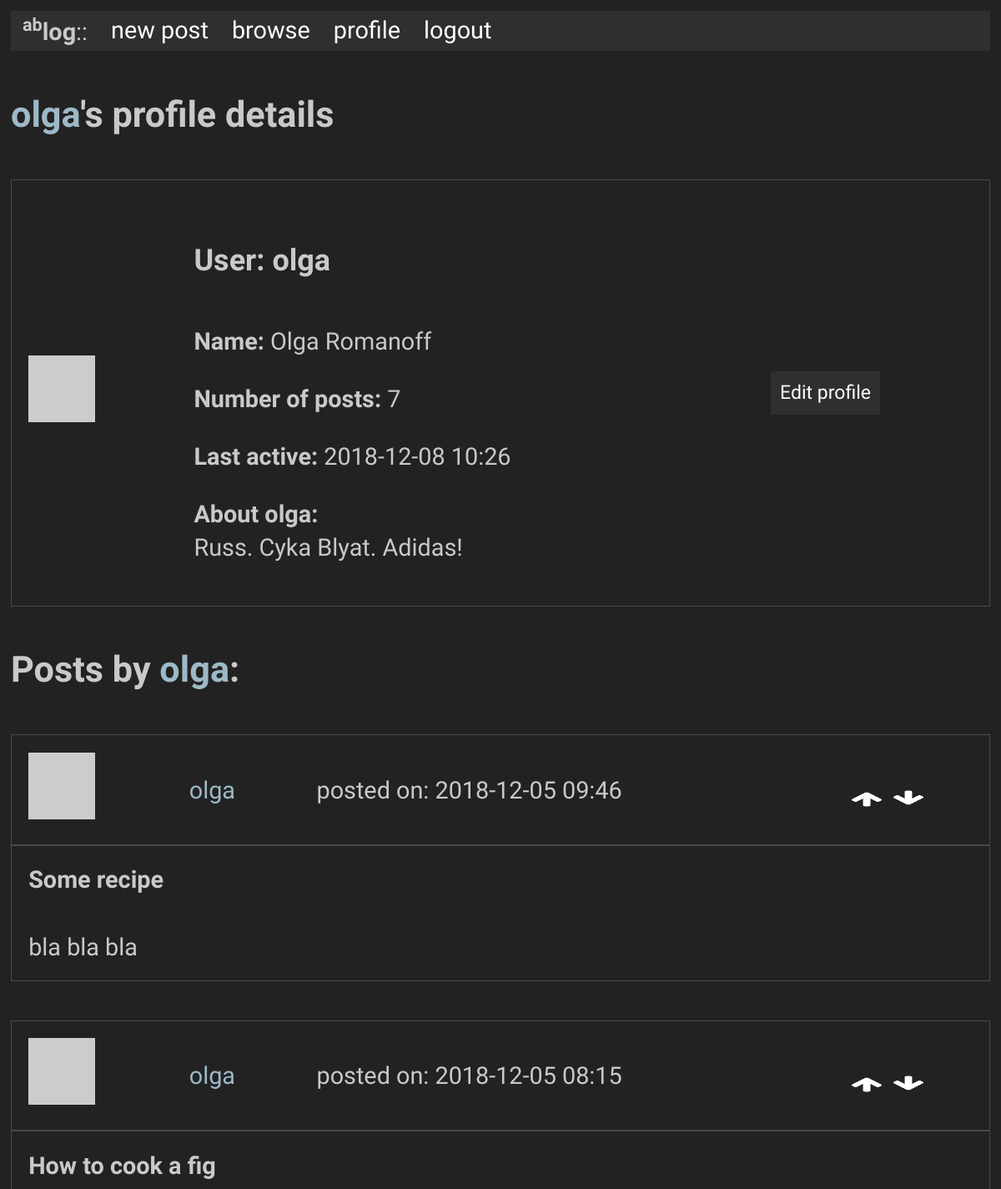
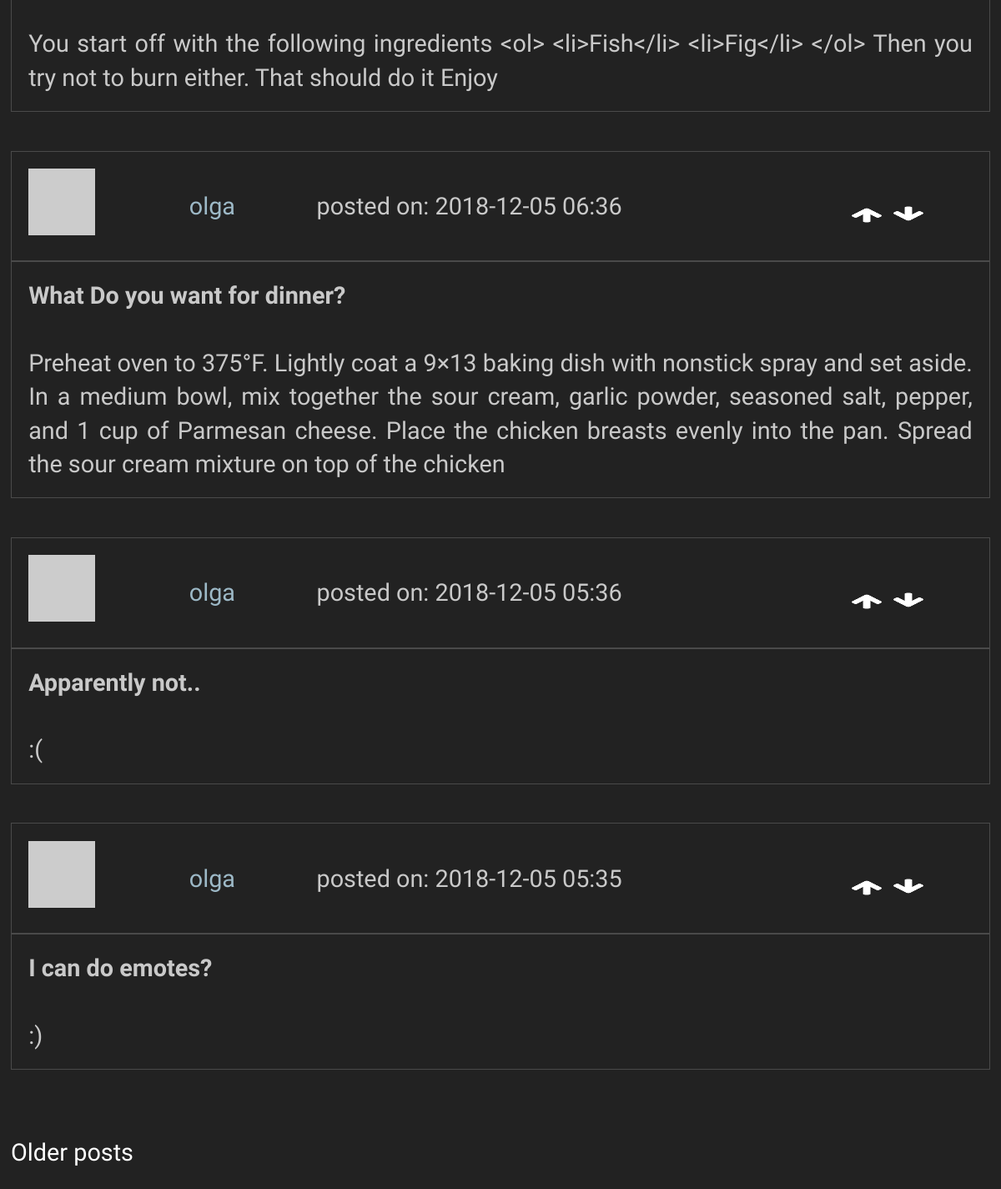
Page /user/olga (signed in) on the committed database (2 pictures, top to bottom).
### app/models.py (models this page shows, shortened)
class User(UserMixin, db.Model):
    id            = db.Column(db.Integer, primary_key = True)
    username      = db.Column(db.String(64), index = True, unique = True)
    full_name     = db.Column(db.String(80), index = True)
    email         = db.Column(db.String(128), index = True, unique = True)
    password_hash = db.Column(db.String(128))
    posts         = db.relationship('Post', backref = 'author', lazy = 'dynamic')
    about_me      = db.Column(db.String(50))
    last_seen     = db.Column(db.DateTime, default=datetime.utcnow)
    """
    Generates password hash from password string
    """
    """
    Checks if provided password matches self.password_hash
    """
    """
    Fetches generated avatar from gravatar from hash, which is generated from email
    """
    def avatar(self, size = 64):
        digest = md5(self.email.lower().encode('utf-8')).hexdigest()
        return('https://gravatar.com/avatar/{}?d=retro&s={}'.format(digest, size))

class Post(db.Model):
    __searchable__  = ['title', 'body']
    id              = db.Column(db.Integer, primary_key = True)
    title           = db.Column(db.String(40))
    body            = db.Column(db.String(100))
    timestamp       = db.Column(db.DateTime, index = True, default = datetime.utcnow)
    user_id         = db.Column(db.Integer, db.ForeignKey('user.id'))

### app/routes.py (the view)
@app.route('/user/<username>')
@login_required
def user(username):
    page        = request.args.get('page', 1, type = int)
    user        = User.query.filter_by(username = username).first_or_404()
    posts       = Post.query.filter_by(user_id = user.id).order_by(Post.timestamp.desc())
    n_posts     = posts.count()
    posts       = posts.paginate(page, app.config['POSTS_PER_PAGE'], False)
    next_url    = url_for('user', username = username, page = posts.next_num) if posts.has_next else None
    prev_url    = url_for('user', username = username, page = posts.prev_num) if posts.has_prev else None
    return(render_template('user.html', user = user, posts = posts.items, n_posts = n_posts, next_url = next_url, prev_url = prev_url))

### app/__init__.py (called while the page is built)
@app.template_filter('castdate')
def cast_date(dt):
    return(dt.strftime('%Y-%m-%d %H:%M'))

### app/models.py (called while the page is built)
@login.user_loader
def load_user(id):
    return User.query.get(int(id))

### app/routes.py (called while the page is built)
@app.before_request
def before_request():
    if current_user.is_authenticated:
        current_user.last_seen = datetime.utcnow()
        db.session.commit()

### app/templates/user.html
{% extends "base.html" %}
{% from "_post.html" import render_post %}
{% from "_pagination.html" import render_pageset %}
{% block content %}
<h4><a id='inline-hyper' href="{{ url_for('user', username=user.username) }}">{{ user.username }}</a>'s profile details</h4>
  <table>
    <tr>
      <td valign="center"><img src="{{ user.avatar(228) }}"></td>
      <td>
        <h5>User: {{ user.username }}</h5>
        {% if user.full_name %}<p><b>Name:</b> {{ user.full_name }}</p>{% endif %}
        <p><b>Number of posts:</b> {{ n_posts }}</p>
        {% if user.last_seen %}<p><b>Last active:</b> {{ user.last_seen | castdate }}</p>{% endif %}
        {% if user.about_me %}<p><b>About {{ user.username }}:</b> <br>{{ user.about_me }}</p>{% endif %}
      </td>
      <td>
        {% if user == current_user %}
        <div class="button"><a href="{{ url_for('edit_profile') }}">Edit profile</a></div>
        {% endif %}
      </td>
    </tr>
  </table>
  <h4> Posts by <a id='inline-hyper' href="{{ url_for('user', username=user.username) }}">{{ user.username }}</a>:</h4>
  {% for post in posts %}
      {{ render_post(post) }}
  {% endfor %}
  {{ render_pageset(prev_url, next_url)}}
{% endblock %}

### app/templates/base.html (shortened to what this page needs)
<!doctype html>
<link rel="stylesheet" href="{{ url_for('static', filename='style.css') }}">
<html>
    <head>
    </head>
    <body>
      <ul>
        <li><b><sup>ab</sup>log</b>::</li>
        {% if current_user.is_anonymous %}
            <li><a href="{{ url_for('index') }}">home</a></li>
            <li><a href="{{ url_for('login') }}">login</a></li>
        {% else %}
          <li><a href="{{ url_for('index') }}">new post</a></li>
          <li><a href="{{ url_for('browse') }}">browse</a></li>
          <li><a href="{{ url_for('user', username = current_user.username) }}">profile</a></li>
          <li><a href="{{ url_for('logout') }}">logout</a></li>
          {% endif %}
      </ul>
      {% block content %}{% endblock %}
    </body>
</html>

### app/templates/_post.html
{% macro render_post(src) %}
  <table>
    <table>
      <tr>
        <td>
          <img src="{{ src.author.avatar(48) }}"><br>
        </td>
        <td>
          <a  id="inline-hyper" href="{{ url_for('user', username=src.author.username) }}">{{ src.author.username }}</a>
        </td>
        <td>
          posted on: {{ src.timestamp | castdate }}
        </td>
        <td>
          <button class='upvote' type='submit' value = 1></button>
          <button class='downvote' type='submit' value = 1></button>
        </td>
      </tr>
    </table>
    <table>
      <tr>
          <td><b>{{ src.title }}<b></td>
      </tr>
      <tr>
          <td>{{ src.body }}</td>
      </tr>
    </table>
  <table>
  <br>
{% endmacro %}

### app/templates/_pagination.html (shortened to what this page needs)
{% macro render_pageset(prev, next) %}
  {% if next %}
  <p style="float:left;" id = 'inline-hyper'><a href="{{ next }}">Older posts</a></p>
  {% endif %}
{% endmacro %}

### app/static/style.css (style rules this page uses)
body { font-size: 1.8rem; line-height: 1.618; max-width: 52em; margin: auto; font-family: 'Quattrocento Sans', sans-serif; color: #c9c9c9; background-color: #222222; padding: 13px; }
h1, h2, h3, h4, h5, h6 { font-family: 'Quattrocento Sans', sans-serif; font-weight: 700; overflow-wrap: break-word; word-wrap: break-word; -ms-word-break: break-all; word-break: break-word; -ms-hyphens: auto; -moz-hyphens: auto; -webkit-hyphens: auto; hyphens: auto; }
h4 { line-height: 0.9; font-size: 1.5em; }
h5 { line-height: 0.9; font-size: 1.25em; }
small, sub, sup { font-size: 75%; }
a { text-decoration: none; color: #ffffff; }
#inline-hyper { color: #9db9c7; }
ul { list-style-type: none; margin: 0; padding: 0; overflow: hidden; background-color: #2f2f2f; }
li { float: left; padding: 0px 14px; }
li a { display: block; color: white; text-align: center; text-decoration: none; }
.upvote { background: url("../static/img/arrow-up.png") center no-repeat; transform: scale(2.0, 2.0); background-size: 90% 90%; margin-right: 1em; background-color: inherit; border: none; }
.downvote { background: url("../static/img/arrow-up.png") center no-repeat; transform: rotate(180deg) scale(2.0, 2.0); background-size: 90% 90%; margin-left: auto; background-color: inherit; border: none; }
table { text-align: justify; width: 100%; border-collapse: collapse; border: 1px solid #4a4a4a; }
td, th { line-height: 1.4em; padding: 0.7em; }
.button, button { font-size: 0.8em; display: inline-block; padding: 5px 10px; text-align: center; text-decoration: none; white-space: nowrap; background-color: #2f2f2f; color: #222222; border-radius: 1px; border: 1px solid #2f2f2f; cursor: pointer; box-sizing: border-box; }

### rows in the picture
User: username "olga", full_name "Olga Romanoff", last_seen|castdate "2018-12-08 10:26", about_me "Russ. Cyka Blyat. Adidas!", author.username "olga"
Post: timestamp|castdate "2018-12-05 09:46", title "Some recipe", body "bla bla bla"
Post: timestamp|castdate "2018-12-05 08:15", title "How to cook a fig", body "You start off with the following ingredients <ol> <li>Fish</li> <li>Fig</li> </ol> Then you try not to burn either. That should do it Enjoy"
Post: timestamp|castdate "2018-12-05 06:36", title "What Do you want for dinner?", body "Preheat oven to 375°F. Lightly coat a 9×13 baking dish with nonstick spray and set aside. In a medium bowl, mix together the sour cream, garlic powder, seasoned salt, pepper, and 1 cup of Parmesan cheese. Place the chicken breasts evenly into the pan. Spread the sour cream mixture on top of the chicken"
Post: timestamp|castdate "2018-12-05 05:36", title "Apparently not..", body ":("
Post: timestamp|castdate "2018-12-05 05:35", title "I can do emotes?", body ":)"

### other values in the picture
{{ n_posts }} "7"
